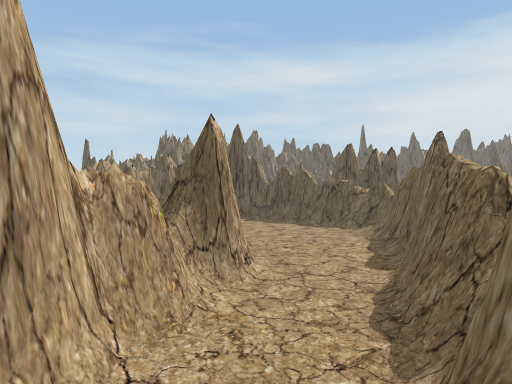
view 1 (above)

17 first-person views from a walk through a scene from a Unity 3-D project. The camera is 1.3 m above the floor, tilts 2° down and sees 75° across. The floor is counted in squares, 2 m on a side. Each view is taken from the middle of a square. On the plan, view 1 faces up. The plan holds only what a view shows up to about 10 squares ahead; the rest is blank. The place goes on beyond the plan. The player is left out. Some animated figures are not drawn.

view 2
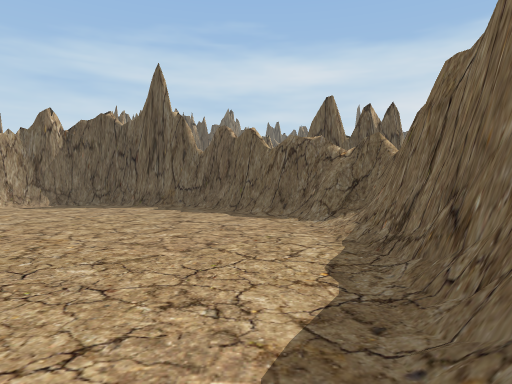

view 3
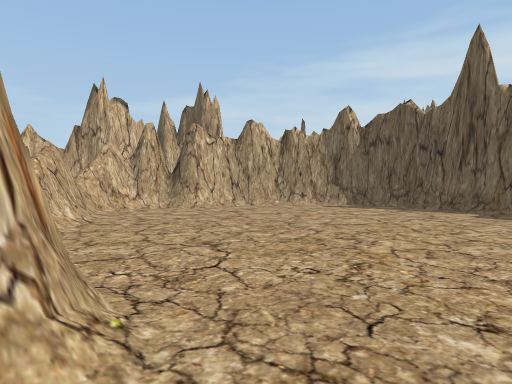

view 4
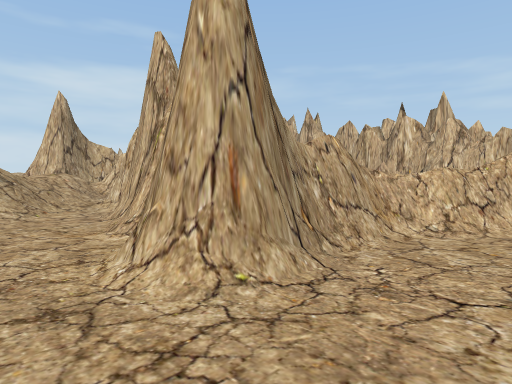

view 5
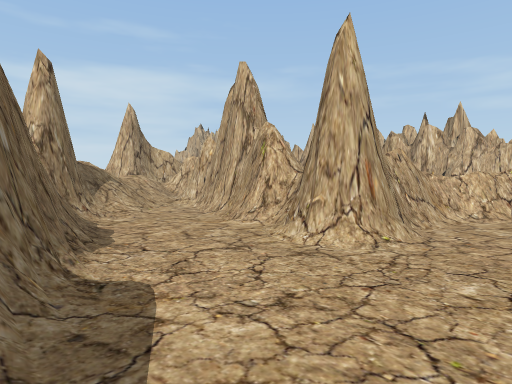

view 6
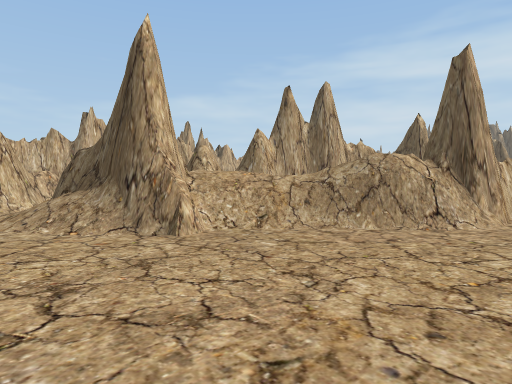

view 7
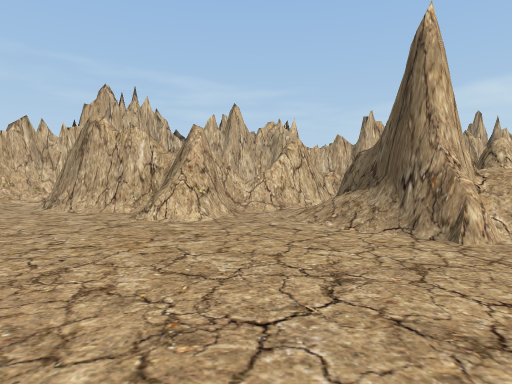

view 8
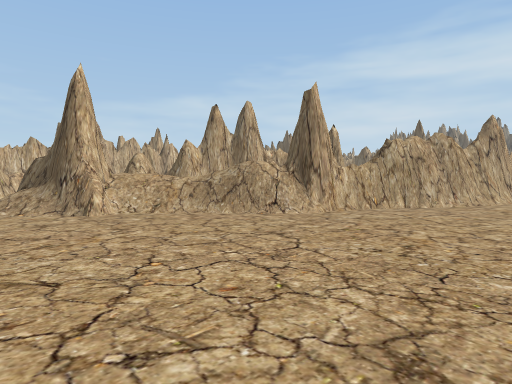

view 9
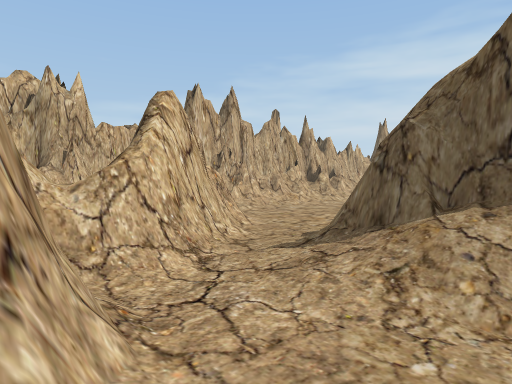

view 10
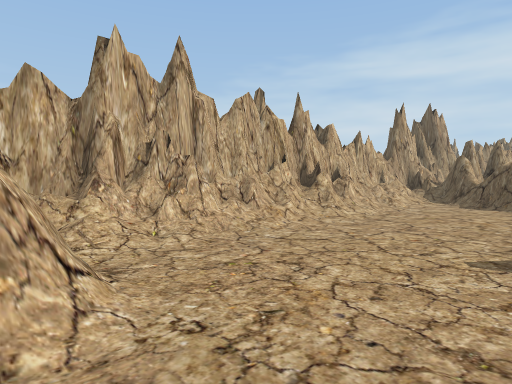

view 11
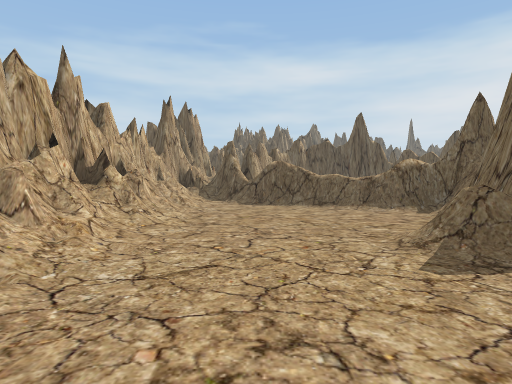

view 12
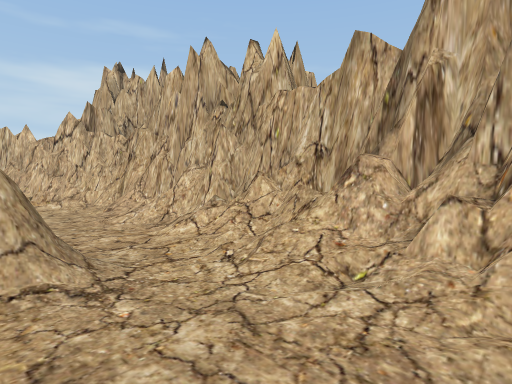

view 13
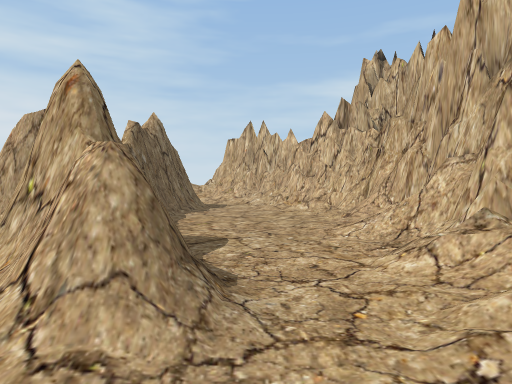

view 14
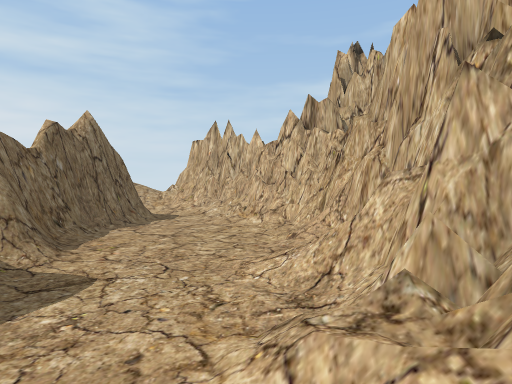

view 15
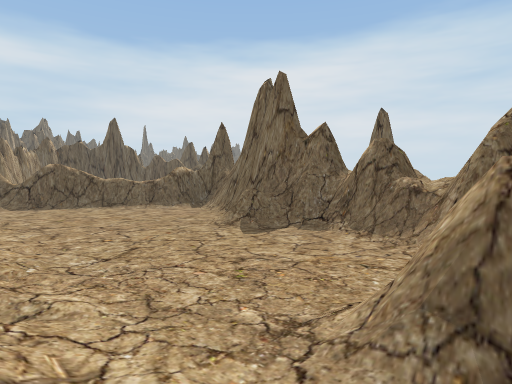

view 16
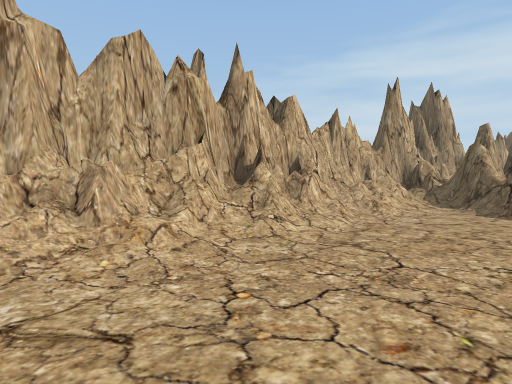

view 17
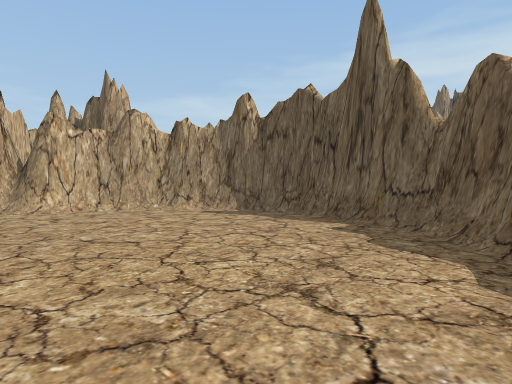

### Floor plan
Key: @ floor where view 1 was taken; # wall or solid block; . floor; / step, stairs or slope; = window, fence, low wall or low ledge.
Columns run from 9 left of view 1 to 6 right of it. Each row starts with its distance up from view 1.
 15      ####
 14     ##..###
 13    ##.....##
 12    #.......##
 11  ###........##
 10  ##..........#
  9 ####.........#
  8 ##/##........#
  7 #=./##......##
  6 #/...####/..##
  5 #=.....##/./#/.
  4 #/.....##..##..
  3 #=....##/..##..
  2 #=.../##//##...
  1 #=...=##//##...
  0 ##....##/@=....
 -1 #/.../#//=......
 -2 #/./.###/.......
 -3 #//#//###.......
 -4 #..##///........
 -5 =/..#/..........
 -6 #...###.....
 -7 #...###....
 -8 #/..##....
 -9 ##..##..
-10  #///..
-11  ##=//
-12   ##/

Positions as (right, up) in squares from view 1, and headings:
1: (0, 0), facing up
2: (2, 5), facing up
3: (1, 6), facing up-left
4: (1, 8), facing down-left
5: (3, 8), facing down-left
6: (3, -5), facing up-left
7: (3, -5), facing left
8: (6, -5), facing up-left
9: (-2, -6), facing up-left
10: (-4, -3), facing up-left
11: (-6, -2), facing up
12: (-6, 0), facing down-left
13: (-7, -1), facing down
14: (-8, -2), facing down
15: (-8, -3), facing up-right
16: (-5, 0), facing up-left
17: (2, 9), facing up-left
